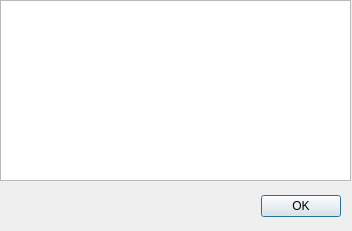
<?xml version="1.0" encoding="UTF-8"?>
<ui version="4.0">
 <class>FileInfoDialog</class>
 <widget class="QDialog" name="FileInfoDialog">
  <property name="geometry">
   <rect>
    <x>0</x>
    <y>0</y>
    <width>352</width>
    <height>231</height>
   </rect>
  </property>
  <property name="windowTitle">
   <string>Dialog</string>
  </property>
  <widget class="QDialogButtonBox" name="buttonBox">
   <property name="geometry">
    <rect>
     <x>130</x>
     <y>190</y>
     <width>211</width>
     <height>32</height>
    </rect>
   </property>
   <property name="orientation">
    <enum>Qt::Horizontal</enum>
   </property>
   <property name="standardButtons">
    <set>QDialogButtonBox::Ok</set>
   </property>
  </widget>
  <widget class="QTableWidget" name="bookInfo">
   <property name="geometry">
    <rect>
     <x>0</x>
     <y>0</y>
     <width>351</width>
     <height>181</height>
    </rect>
   </property>
  </widget>
 </widget>
 <resources/>
 <connections>
  <connection>
   <sender>buttonBox</sender>
   <signal>accepted()</signal>
   <receiver>FileInfoDialog</receiver>
   <slot>accept()</slot>
   <hints>
    <hint type="sourcelabel">
     <x>248</x>
     <y>254</y>
    </hint>
    <hint type="destinationlabel">
     <x>157</x>
     <y>274</y>
    </hint>
   </hints>
  </connection>
  <connection>
   <sender>buttonBox</sender>
   <signal>rejected()</signal>
   <receiver>FileInfoDialog</receiver>
   <slot>reject()</slot>
   <hints>
    <hint type="sourcelabel">
     <x>316</x>
     <y>260</y>
    </hint>
    <hint type="destinationlabel">
     <x>286</x>
     <y>274</y>
    </hint>
   </hints>
  </connection>
 </connections>
</ui>
